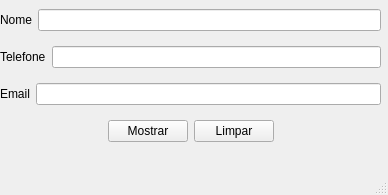
<?xml version="1.0" encoding="UTF-8"?>
<ui version="4.0">
 <class>MainWindow</class>
 <widget class="QMainWindow" name="MainWindow">
  <property name="geometry">
   <rect>
    <x>0</x>
    <y>0</y>
    <width>388</width>
    <height>195</height>
   </rect>
  </property>
  <property name="windowTitle">
   <string>MainWindow</string>
  </property>
  <widget class="QWidget" name="centralwidget">
   <widget class="QWidget" name="">
    <property name="geometry">
     <rect>
      <x>0</x>
      <y>0</y>
      <width>381</width>
      <height>151</height>
     </rect>
    </property>
    <layout class="QVBoxLayout" name="verticalLayout">
     <item>
      <layout class="QHBoxLayout" name="horizontalLayout">
       <item>
        <widget class="QLabel" name="label">
         <property name="text">
          <string>Nome</string>
         </property>
        </widget>
       </item>
       <item>
        <widget class="QLineEdit" name="lineEdit_nome"/>
       </item>
      </layout>
     </item>
     <item>
      <layout class="QHBoxLayout" name="horizontalLayout_2">
       <item>
        <widget class="QLabel" name="label_2">
         <property name="text">
          <string>Telefone</string>
         </property>
        </widget>
       </item>
       <item>
        <widget class="QLineEdit" name="lineEdit_telefone"/>
       </item>
      </layout>
     </item>
     <item>
      <layout class="QHBoxLayout" name="horizontalLayout_3">
       <item>
        <widget class="QLabel" name="label_3">
         <property name="text">
          <string>Email</string>
         </property>
        </widget>
       </item>
       <item>
        <widget class="QLineEdit" name="lineEdit_email"/>
       </item>
      </layout>
     </item>
     <item>
      <layout class="QHBoxLayout" name="horizontalLayout_4">
       <item>
        <spacer name="horizontalSpacer">
         <property name="orientation">
          <enum>Qt::Horizontal</enum>
         </property>
         <property name="sizeHint" stdset="0">
          <size>
           <width>40</width>
           <height>20</height>
          </size>
         </property>
        </spacer>
       </item>
       <item>
        <widget class="QPushButton" name="pushButton_mostrar">
         <property name="text">
          <string>Mostrar</string>
         </property>
        </widget>
       </item>
       <item>
        <widget class="QPushButton" name="pushButton_limpar">
         <property name="text">
          <string>Limpar</string>
         </property>
        </widget>
       </item>
       <item>
        <spacer name="horizontalSpacer_2">
         <property name="orientation">
          <enum>Qt::Horizontal</enum>
         </property>
         <property name="sizeHint" stdset="0">
          <size>
           <width>40</width>
           <height>20</height>
          </size>
         </property>
        </spacer>
       </item>
      </layout>
     </item>
    </layout>
   </widget>
  </widget>
  <widget class="QMenuBar" name="menubar">
   <property name="geometry">
    <rect>
     <x>0</x>
     <y>0</y>
     <width>388</width>
     <height>20</height>
    </rect>
   </property>
  </widget>
  <widget class="QStatusBar" name="statusbar"/>
 </widget>
 <resources/>
 <connections/>
</ui>
